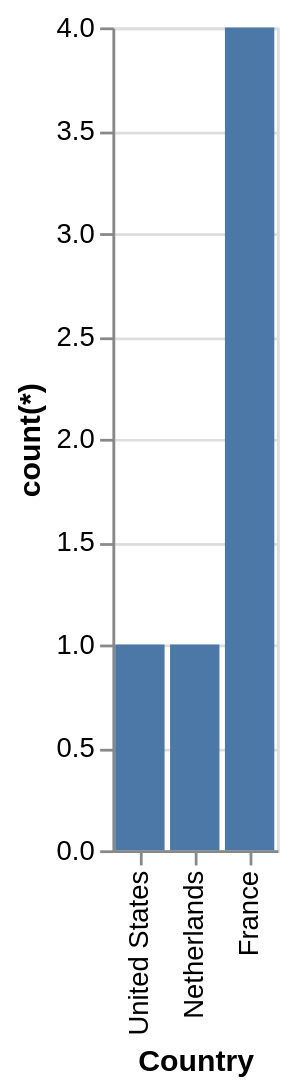

The Vega-Lite source for this figure:
### Vega-Lite specification from a JSON file in a GitHub repository (floating-point values rounded to 4 significant figures)
{"data": {"values": [{"x_data": "United States", "y_data": 1}, {"x_data": "Netherlands", "y_data": 1}, {"x_data": "France", "y_data": 4}]}, "mark": "bar", "encoding": {"x": {"field": "x_data", "type": "nominal", "title": "Country", "sort": "descending"}, "y": {"field": "y_data", "type": "quantitative", "title": "count(*)"}}}
